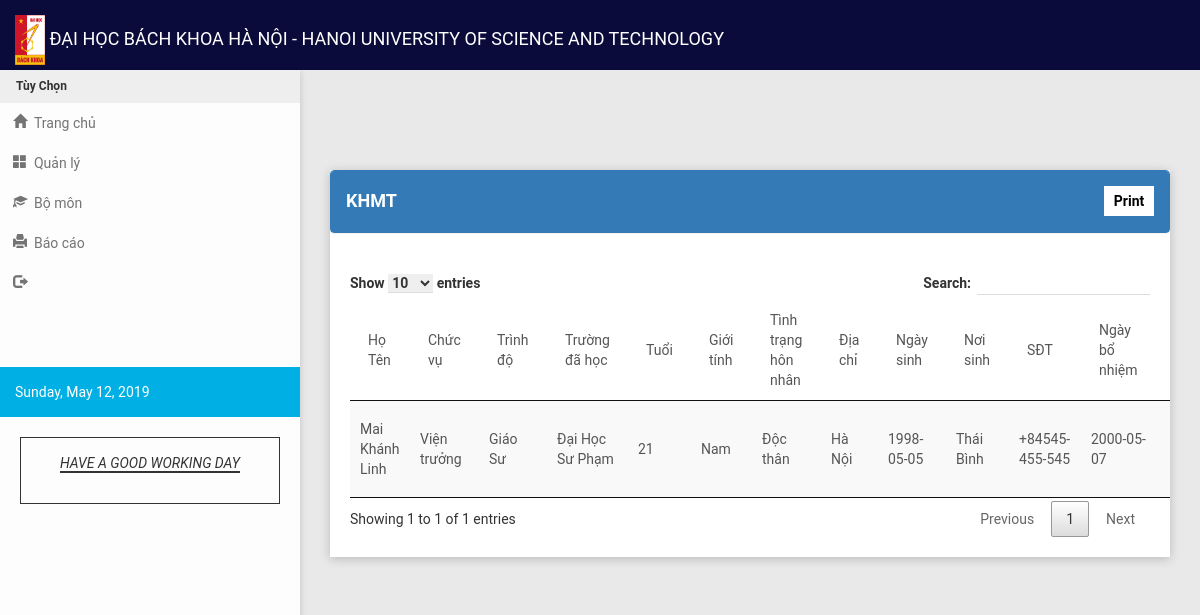
Page /alijis_campus.php on the committed database.
### tables this page shows
CREATE TABLE `tbl_personnel` (
  `per_id` int(6) NOT NULL,
  `per_firstname` varchar(20) NOT NULL,
  `per_middlename` varchar(20) NOT NULL,
  `per_lastname` varchar(20) NOT NULL,
  `pos_id` int(3) NOT NULL,
  `per_gender` varchar(20) NOT NULL,
  `per_status` varchar(20) NOT NULL,
  `per_address` varchar(150) NOT NULL,
  `per_date_of_birth` date NOT NULL,
  `per_place_of_birth` varchar(150) NOT NULL,
  `per_date_of_original_appointment` date NOT NULL,
  `per_campus` varchar(50) NOT NULL,
  `per_employee_status` varchar(50) NOT NULL,
  `dept_id` int(5) NOT NULL,
  `per_contact_no` varchar(20) NOT NULL,
  `rank_id` int(3) NOT NULL,
  `bs_name` varchar(50) NOT NULL,
  `bs_year` year(4) NOT NULL,
  `bs_school` varchar(50) NOT NULL,
  `ms_name` varchar(50) NOT NULL,
  `ms_with_unit` varchar(50) NOT NULL,
  `ms_year` year(4) NOT NULL,
  `ms_school` varchar(50) NOT NULL,
  `dr_name` varchar(50) NOT NULL,
  `dr_year` year(4) NOT NULL,
  `dr_with_unit` varchar(50) NOT NULL,
  `dr_school` varchar(50) NOT NULL,
  `other_degree` varchar(50) NOT NULL,
  `other_year` year(4) NOT NULL,
  `other_school` varchar(50) NOT NULL,
  `per_image` varchar(1000) NOT NULL,
  `date_modified` date NOT NULL,
  `gass_id` int(11) NOT NULL
);

CREATE TABLE `tbl_gass_rank` (
  `gass_id` int(3) NOT NULL,
  `gass_name` varchar(50) NOT NULL
);

CREATE TABLE `tbl_academic_rank` (
  `rank_id` int(3) NOT NULL,
  `rank_name` varchar(50) NOT NULL
);

CREATE TABLE `tbl_department` (
  `dept_id` int(3) NOT NULL,
  `dept_name` varchar(75) NOT NULL
);

### alijis_campus.php (the view, shortened to what this page needs)
<?php
include("header.php");
?>
 <section class="content">
        <div class="container-fluid">
            <div class="row clearfix">
                <div class="col-lg-12 col-md-12 col-sm-12 col-xs-12">
                    <div class="card">
                        <div class = "panel panel-primary">
                            <div class = "panel-heading">
                                <h4>KHMT</h4>
                                <a href="print_alijis_campus.php">
                                    <input type="button" value="Print" class="print">
                                </a>
                            </div>
                        </div>
                        <div id="print">
                            <div class = "scroll">
                            <div class="body">
                                <table id = "example" class = "stripe" cellspacing = "0" >
                                <thead>
                                    <tr>
                                        <td>Họ Tên</td>
                                        <td>Chức vụ</td>
                                        <td>Trình độ</td>
                                        <td>Trường đã học</td>
                                        <td>Tuổi</td>
                                        <td>Giới tính</td>
                                        <td>Tình trạng hôn nhân</td>
                                        <td>Địa chỉ</td>
                                        <td>Ngày sinh</td>
                                        <td>Nơi sinh</td>
                                        <td>SĐT</td>
                                        <td>Ngày bổ nhiệm</td>
                                        <td>Bằng cử nhân</td>
                                    </tr>
                                </thead>
                                <tbody>
                                <tr>
                                  <?php
                                    include('connect.php');
                                    $display = $con->prepare("SELECT * FROM tbl_personnel LEFT JOIN tbl_gass_rank ON tbl_personnel.gass_id = tbl_gass_rank.gass_id LEFT JOIN tbl_academic_rank ON tbl_personnel.rank_id = tbl_academic_rank.rank_id LEFT JOIN tbl_department ON tbl_personnel.dept_id=tbl_department.dept_id WHERE per_campus = 'Khoa học máy tính' ORDER BY per_id ASC");
                                    $display->execute();
                                    $fetch = $display->fetchAll();
                                      foreach($fetch as $key => $row) {
                                        $bday = $row["per_date_of_birth"];
                                        $date = new DateTime($bday);
                                        $now = new DateTime();
                                        $difference = $date->diff($now)->format('%y');
                                  ?>
                                  <td><?php echo $row['per_lastname']." ".$row['per_middlename']." ".$row['per_firstname']; ?></td>
                                  <td values="<?php echo $row['gass_id'];?>"><?php echo $row['gass_name']; ?></td>
                                  <td values="<?php echo $row['rank_id'];?>"><?php echo $row['rank_name']; ?></td>
                                  <td values="<?php echo $row['dept_id'];?>"><?php echo $row['dept_name']; ?></td>
                                  <td><?php echo $difference;?></td>
                                  <td><?php echo $row['per_gender']; ?></td>
                                  <td><?php echo $row['per_status']; ?></td>
                                  <td><?php echo $row['per_address']; ?></td>
                                  <td><?php echo $row['per_date_of_birth']; ?></td>
                                  <td><?php echo $row['per_place_of_birth']; ?></td>
                                  <td><?php echo $row['per_contact_no']; ?></td>
                                  <td><?php echo $row['per_date_of_original_appointment']; ?></td>
                                  <td><?php echo $row['bs_name']; ?></td>
                                </tr>
                                     <?php
                                     } ?>
                                </tbody>
                            </table>
                        </div>
                      </div>
                    </div>
                </div>
             </div>
         </div>
    </div>
</section>
<?php
include("script.php");
?>

### css/style1.css (style rules this page uses)
a .print { float:right; margin-top: -35px; background-color: #fff; padding: 5px; color: #000; border: none; width: 50px; font-weight: bold; }

### assets/css/style.css (style rules this page uses)
.print { float: right; border: 1px solid #4caf50; padding: 2px 10px 2px 10px; text-decoration: none; color: #000; background-color: #f44336; }
.scroll { overflow-x: scroll; }

### rows in the picture
tbl_personnel: per_lastname "Mai", per_middlename "Khánh", per_firstname "Linh", gass.gass_name "Viện trưởng", rank.rank_name "Giáo Sư", dept.dept_name "Đại Học Sư Phạm", per_gender "Nam", per_status "Độc thân", per_address "Hà Nội", per_date_of_birth "1998-05-05", per_place_of_birth "Thái Bình", per_contact_no "+84545-455-545", per_date_of_original_appointment "2000-05-07"
